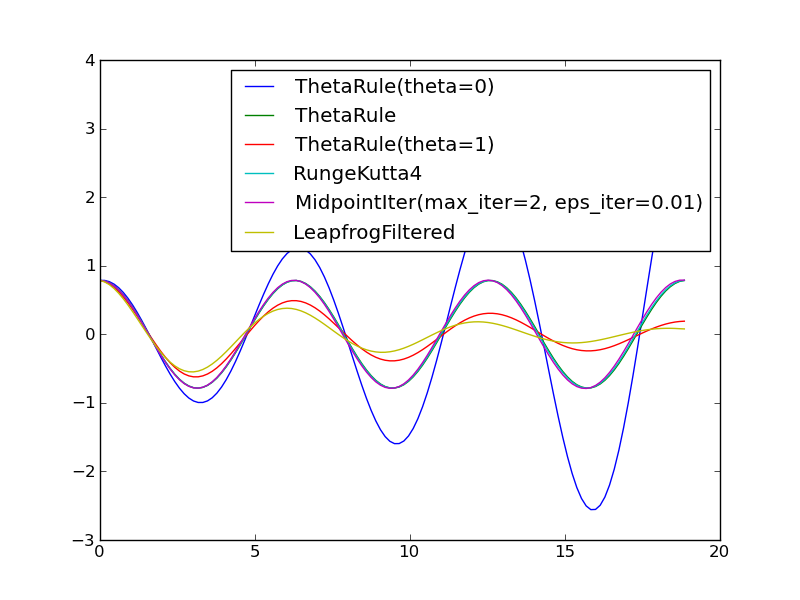

The script that drew this image:
"""As exos1.py, but testing several methods and setting sin(theta) to theta."""

from math import pi, sqrt

class Problem:
    def __init__(self, c, Theta):
        self.c, self.Theta = float(c), float(Theta)

        self.freq = sqrt(c)
        self.period = 2*pi/self.freq

    def __call__(self, u, t):
        theta, omega = u;  c = self.c
        return [omega, -c*theta]

problem = Problem(c=1, Theta=pi/4)

import odesolvers
solvers = [
    odesolvers.ThetaRule(problem, theta=0),   # Forward Euler
    odesolvers.ThetaRule(problem, theta=0.5), # Midpoint
    odesolvers.ThetaRule(problem, theta=1),   # Backward Euler
    odesolvers.RK4(problem),
    odesolvers.MidpointIter(problem, max_iter=2, eps_iter=0.01),
    odesolvers.LeapfrogFiltered(problem),
    ]

N_per_period = 20
T = 3*problem.period   # final time
import numpy
import matplotlib.pyplot as mpl
legends = []

for method in solvers:
    method_name = str(method)
    print method_name

    method.set_initial_condition([problem.Theta, 0])
    N = N_per_period*problem.period
    time_points = numpy.linspace(0, T, N+1)

    u, t = method.solve(time_points)

    theta = u[:,0]
    legends.append(method_name)
    mpl.plot(t, theta)
    mpl.hold('on')
mpl.legend(legends)
mpl.savefig(__file__[:-3] + '.png')
mpl.show()
